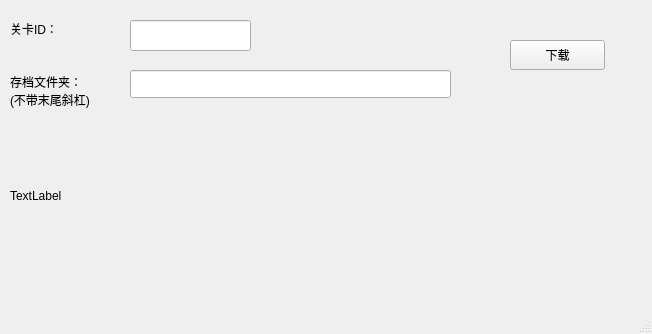
<?xml version="1.0" encoding="UTF-8"?>
<ui version="4.0">
 <class>frmMain</class>
 <widget class="QMainWindow" name="frmMain">
  <property name="geometry">
   <rect>
    <x>0</x>
    <y>0</y>
    <width>652</width>
    <height>334</height>
   </rect>
  </property>
  <property name="windowTitle">
   <string>隐藏の无敌星 Beta</string>
  </property>
  <widget class="QWidget" name="centralwidget">
   <widget class="QLineEdit" name="levelID">
    <property name="geometry">
     <rect>
      <x>130</x>
      <y>20</y>
      <width>121</width>
      <height>31</height>
     </rect>
    </property>
   </widget>
   <widget class="QLabel" name="label">
    <property name="geometry">
     <rect>
      <x>10</x>
      <y>20</y>
      <width>66</width>
      <height>18</height>
     </rect>
    </property>
    <property name="text">
     <string>关卡ID：</string>
    </property>
   </widget>
   <widget class="QLineEdit" name="levelFolder">
    <property name="geometry">
     <rect>
      <x>130</x>
      <y>70</y>
      <width>321</width>
      <height>28</height>
     </rect>
    </property>
   </widget>
   <widget class="QLabel" name="label_2">
    <property name="geometry">
     <rect>
      <x>10</x>
      <y>70</y>
      <width>111</width>
      <height>41</height>
     </rect>
    </property>
    <property name="text">
     <string>存档文件夹：
(不带末尾斜杠)</string>
    </property>
   </widget>
   <widget class="QLabel" name="labelLog">
    <property name="geometry">
     <rect>
      <x>10</x>
      <y>120</y>
      <width>541</width>
      <height>151</height>
     </rect>
    </property>
    <property name="text">
     <string>TextLabel</string>
    </property>
   </widget>
   <widget class="QPushButton" name="btnDownload">
    <property name="geometry">
     <rect>
      <x>510</x>
      <y>40</y>
      <width>95</width>
      <height>30</height>
     </rect>
    </property>
    <property name="text">
     <string>下载</string>
    </property>
   </widget>
  </widget>
  <widget class="QMenuBar" name="menubar">
   <property name="geometry">
    <rect>
     <x>0</x>
     <y>0</y>
     <width>652</width>
     <height>32</height>
    </rect>
   </property>
  </widget>
  <widget class="QStatusBar" name="statusbar"/>
 </widget>
 <resources/>
 <connections/>
</ui>
